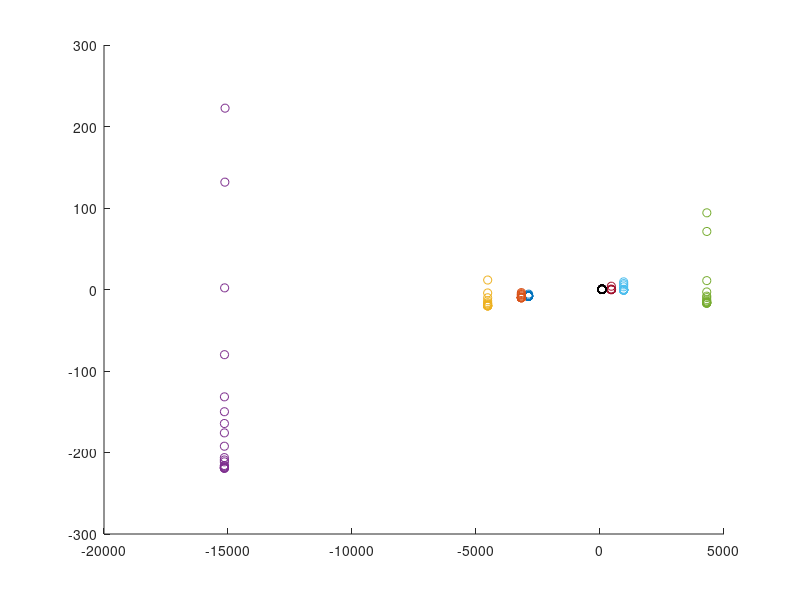

This figure's MATLAB source:
figure
hold on
load Zt_100.mat
plot(-Zr(1:31),-Zj(1:31),'o')
load Zt_200.mat
plot(-Zr(1:31),-Zj(1:31),'o')
load Zt_500.mat
plot(-Zr(1:31),-Zj(1:31),'o')
load Zt_1000.mat
plot(-Zr(1:31),-Zj(1:31),'o')
load Zt_2000.mat
plot(-Zr(1:31),-Zj(1:31),'o')
load Zt_5000.mat
plot(-Zr(1:31),-Zj(1:31),'o')
load Zt_10000.mat
plot(-Zr(1:31),-Zj(1:31),'o')
load Zf
plot(-real(Z(1:31)),-imag(Z(1:31)),'ko')

